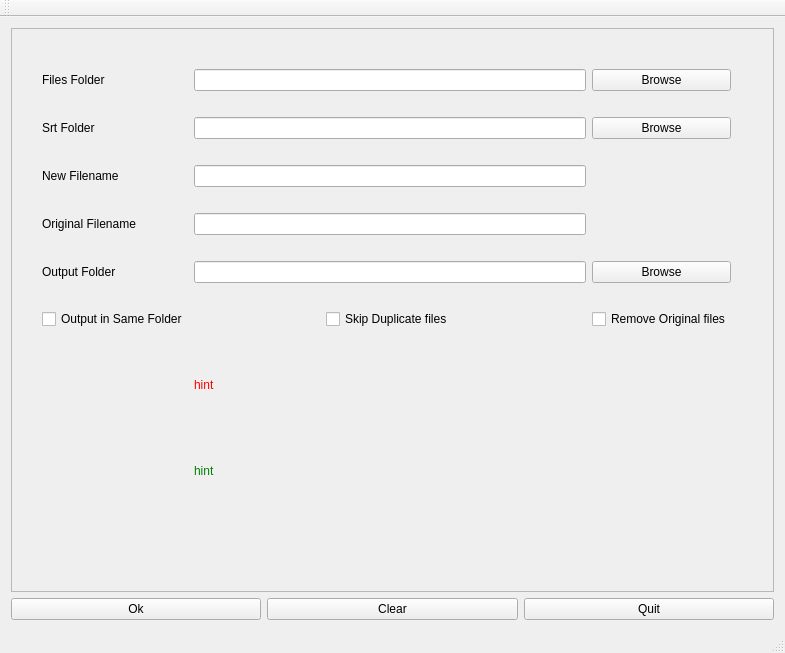
<?xml version="1.0" encoding="UTF-8"?>
<ui version="4.0">
 <class>MainWindow</class>
 <widget class="QMainWindow" name="MainWindow">
  <property name="geometry">
   <rect>
    <x>0</x>
    <y>0</y>
    <width>785</width>
    <height>653</height>
   </rect>
  </property>
  <property name="windowTitle">
   <string>MainWindow</string>
  </property>
  <widget class="QWidget" name="centralWidget">
   <layout class="QGridLayout" name="gridLayout">
    <item row="1" column="0">
     <widget class="QPushButton" name="okBtn">
      <property name="text">
       <string>Ok</string>
      </property>
      <property name="flat">
       <bool>false</bool>
      </property>
     </widget>
    </item>
    <item row="1" column="1">
     <widget class="QPushButton" name="clearBtn">
      <property name="text">
       <string>Clear</string>
      </property>
     </widget>
    </item>
    <item row="1" column="2">
     <widget class="QPushButton" name="quitBtn">
      <property name="text">
       <string>Quit</string>
      </property>
     </widget>
    </item>
    <item row="0" column="0" colspan="3">
     <widget class="QFrame" name="frame">
      <property name="frameShape">
       <enum>QFrame::StyledPanel</enum>
      </property>
      <property name="frameShadow">
       <enum>QFrame::Raised</enum>
      </property>
      <widget class="QWidget" name="gridLayoutWidget">
       <property name="geometry">
        <rect>
         <x>20</x>
         <y>10</y>
         <width>711</width>
         <height>501</height>
        </rect>
       </property>
       <layout class="QGridLayout" name="gridLayout_3">
        <item row="11" column="1">
         <widget class="QLabel" name="instruLabel">
          <property name="maximumSize">
           <size>
            <width>500</width>
            <height>60</height>
           </size>
          </property>
          <property name="styleSheet">
           <string notr="true">color:green</string>
          </property>
          <property name="text">
           <string>hint</string>
          </property>
          <property name="margin">
           <number>0</number>
          </property>
          <property name="indent">
           <number>0</number>
          </property>
         </widget>
        </item>
        <item row="6" column="1">
         <widget class="QLineEdit" name="outputStr">
          <property name="readOnly">
           <bool>true</bool>
          </property>
          <property name="clearButtonEnabled">
           <bool>false</bool>
          </property>
         </widget>
        </item>
        <item row="3" column="1">
         <widget class="QLineEdit" name="originalfnStr">
          <property name="readOnly">
           <bool>false</bool>
          </property>
          <property name="clearButtonEnabled">
           <bool>false</bool>
          </property>
         </widget>
        </item>
        <item row="0" column="0" alignment="Qt::AlignLeft">
         <widget class="QLabel" name="folderLabel">
          <property name="text">
           <string>Files Folder</string>
          </property>
          <property name="indent">
           <number>0</number>
          </property>
         </widget>
        </item>
        <item row="6" column="0" alignment="Qt::AlignLeft">
         <widget class="QLabel" name="outputLabel">
          <property name="text">
           <string>Output Folder</string>
          </property>
          <property name="indent">
           <number>0</number>
          </property>
         </widget>
        </item>
        <item row="0" column="2">
         <widget class="QPushButton" name="folderBtn">
          <property name="text">
           <string>Browse</string>
          </property>
         </widget>
        </item>
        <item row="0" column="1">
         <widget class="QLineEdit" name="folderStr">
          <property name="enabled">
           <bool>true</bool>
          </property>
          <property name="readOnly">
           <bool>true</bool>
          </property>
         </widget>
        </item>
        <item row="2" column="1">
         <widget class="QLineEdit" name="newfilenameStr">
          <property name="readOnly">
           <bool>false</bool>
          </property>
         </widget>
        </item>
        <item row="6" column="2">
         <widget class="QPushButton" name="outputBtn">
          <property name="text">
           <string>Browse</string>
          </property>
         </widget>
        </item>
        <item row="9" column="2">
         <widget class="QCheckBox" name="removeBox">
          <property name="text">
           <string>Remove Original files</string>
          </property>
         </widget>
        </item>
        <item row="9" column="0">
         <widget class="QCheckBox" name="samefoldBox">
          <property name="text">
           <string>Output in Same Folder</string>
          </property>
         </widget>
        </item>
        <item row="1" column="0" alignment="Qt::AlignLeft">
         <widget class="QLabel" name="srtLabel">
          <property name="text">
           <string>Srt Folder</string>
          </property>
          <property name="indent">
           <number>0</number>
          </property>
         </widget>
        </item>
        <item row="2" column="0" alignment="Qt::AlignLeft">
         <widget class="QLabel" name="newfilenamLabel">
          <property name="text">
           <string>New Filename</string>
          </property>
          <property name="indent">
           <number>0</number>
          </property>
          <property name="buddy">
           <cstring>newfilenameStr</cstring>
          </property>
         </widget>
        </item>
        <item row="9" column="1" alignment="Qt::AlignHCenter">
         <widget class="QCheckBox" name="skipdupBox">
          <property name="text">
           <string>Skip Duplicate files</string>
          </property>
         </widget>
        </item>
        <item row="1" column="1">
         <widget class="QLineEdit" name="srtStr">
          <property name="readOnly">
           <bool>true</bool>
          </property>
         </widget>
        </item>
        <item row="3" column="0" alignment="Qt::AlignLeft">
         <widget class="QLabel" name="originalfnLabel">
          <property name="text">
           <string>Original Filename</string>
          </property>
          <property name="indent">
           <number>0</number>
          </property>
         </widget>
        </item>
        <item row="1" column="2">
         <widget class="QPushButton" name="srtBtn">
          <property name="text">
           <string>Browse</string>
          </property>
         </widget>
        </item>
        <item row="10" column="1">
         <widget class="QLabel" name="hintLabel">
          <property name="maximumSize">
           <size>
            <width>500</width>
            <height>60</height>
           </size>
          </property>
          <property name="styleSheet">
           <string notr="true">color:red</string>
          </property>
          <property name="text">
           <string>hint</string>
          </property>
          <property name="margin">
           <number>0</number>
          </property>
          <property name="indent">
           <number>0</number>
          </property>
         </widget>
        </item>
       </layout>
      </widget>
     </widget>
    </item>
   </layout>
  </widget>
  <widget class="QToolBar" name="mainToolBar">
   <attribute name="toolBarArea">
    <enum>TopToolBarArea</enum>
   </attribute>
   <attribute name="toolBarBreak">
    <bool>false</bool>
   </attribute>
  </widget>
  <widget class="QStatusBar" name="statusBar"/>
  <widget class="QMenuBar" name="menuBar">
   <property name="geometry">
    <rect>
     <x>0</x>
     <y>0</y>
     <width>785</width>
     <height>22</height>
    </rect>
   </property>
  </widget>
 </widget>
 <layoutdefault spacing="6" margin="11"/>
 <resources/>
 <connections/>
</ui>
